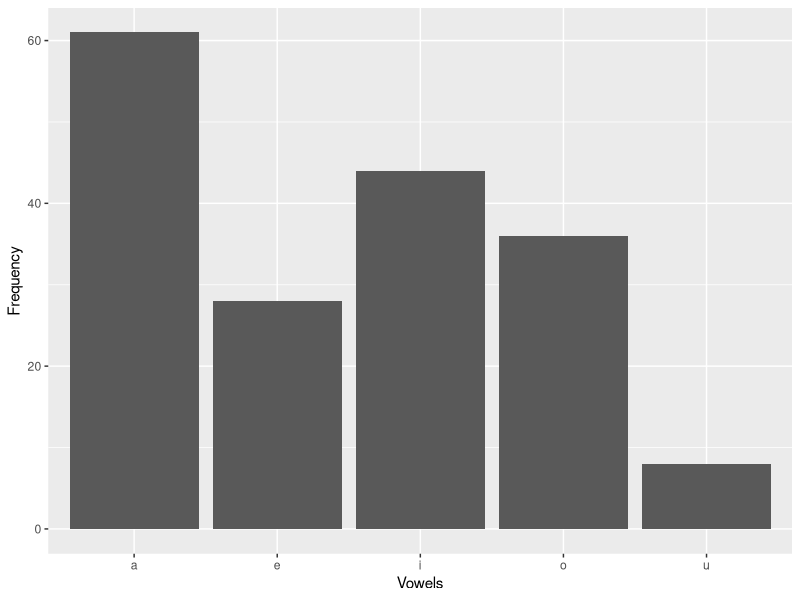

Write R code to recreate this figure.
#Assignment 5.1 - Visualising vowels of USAStates
#How many vowels are there in the names of USA States?
#Visualize the vowels distribution.

#Allocating states with USA states names
states=rownames(USArrests)
states

#Combining the names into single string
Z<-paste(states, collapse = "")

#Spliting all the letters
x <- tolower(strsplit(Z, "")[[1]])
x
x <- x[x %in% letters]
x

#Finding the frequency of each character
a<-table(x)
a
d<-as.data.frame(a)
View(d)
cols<-c("Letter","Frequency")
colnames(d)<-cols

#Filtering vowels
library("dplyr")
c<-filter(d, Letter=="a"|Letter=="e"|Letter=="i"|Letter=="o"|Letter=="u")

#Plotting the barplot of each vowel
library(ggplot2)
ggplot(c, aes(x=Letter, y=Frequency)) + geom_bar(stat="identity") + 
  labs(x="Vowels", y="Frequency")
